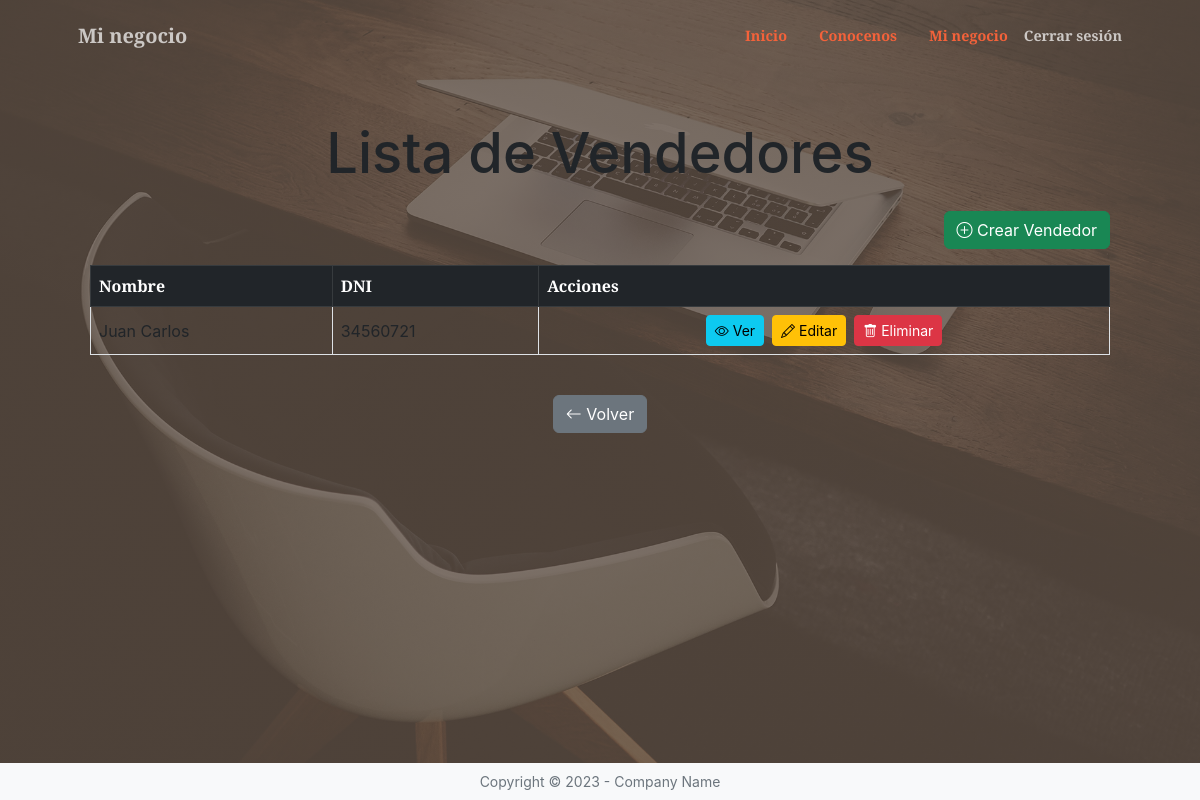
Page /minegocio/vendedor/list/ (signed in) on the earlier database version.
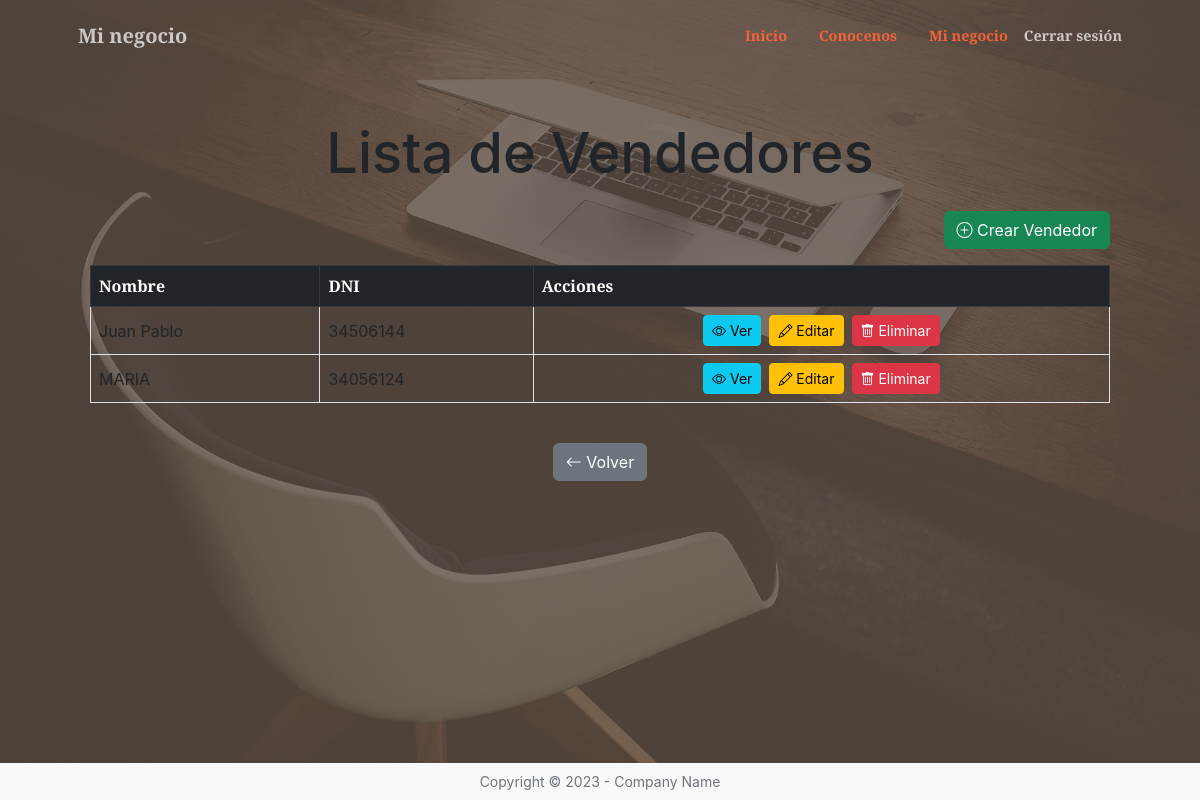
Same page on the later database version.
### minegocio/models.py (models this page shows, shortened)
class Vendedor(models.Model):
    nombre = models.CharField(max_length=13)
    dni = models.PositiveIntegerField(unique=True)

### minegocio/views.py (the view)
# urls.py: path("vendedor/list/", vendedor_list, name="vendedor_list"),
@login_required
def vendedor_list(request):
    query = Vendedor.objects.all()
    context = {"object_list": query}
    return render(request, "minegocio/vendedor_list.html", context)

### minegocio/templates/minegocio/vendedor_list.html
{% extends 'core/base.html' %}
{% block content %}
<div class="container py-5">
    <h1 class="text-center mb-4">Lista de Vendedores</h1>
    <div class="text-end mb-3">
        <a href="{% url 'minegocio:vendedor_create' %}" class="btn btn-success">
            <i class="bi bi-plus-circle"></i> Crear Vendedor
        </a>
    </div>
    <div class="table-responsive">
        <table class="table table-bordered table-hover align-middle">
            <thead class="table-dark">
                <tr>
                    <th scope="col">Nombre</th>
                    <th scope="col">DNI</th>
                    <th scope="col">Acciones</th>
                </tr>
            </thead>
            <tbody>
                {% for object in object_list %}
                    <tr>
                        <td>{{ object.nombre }}</td>
                        <td>{{ object.dni }}</td>
                        <td>
                            <div class="d-flex gap-2 justify-content-center">
                                <a href="{% url 'minegocio:vendedor_detail' vendedor_id=object.id %}" class="btn btn-info btn-sm">
                                    <i class="bi bi-eye"></i> Ver
                                </a>
                                <a href="{% url 'minegocio:vendedor_edit' vendedor_id=object.id %}" class="btn btn-warning btn-sm">
                                    <i class="bi bi-pencil"></i> Editar
                                </a>
                                <a href="{% url 'minegocio:vendedor_delete' vendedor_id=object.id %}" class="btn btn-danger btn-sm">
                                    <i class="bi bi-trash"></i> Eliminar
                                </a>
                            </div>
                        </td>
                    </tr>
                {% endfor %}
            </tbody>
        </table>
    </div>
    <div class="text-center mt-4">
        <a href="{% url 'minegocio:index' %}" class="btn btn-secondary">
            <i class="bi bi-arrow-left"></i> Volver
        </a>
    </div>
</div>
{% endblock content %}

Differences in the rows shown:
removed Vendedor: nombre "Juan Carlos", dni "34560721"
added Vendedor: nombre "Juan Pablo", dni "34506144"
added Vendedor: nombre "MARIA", dni "34056124"
